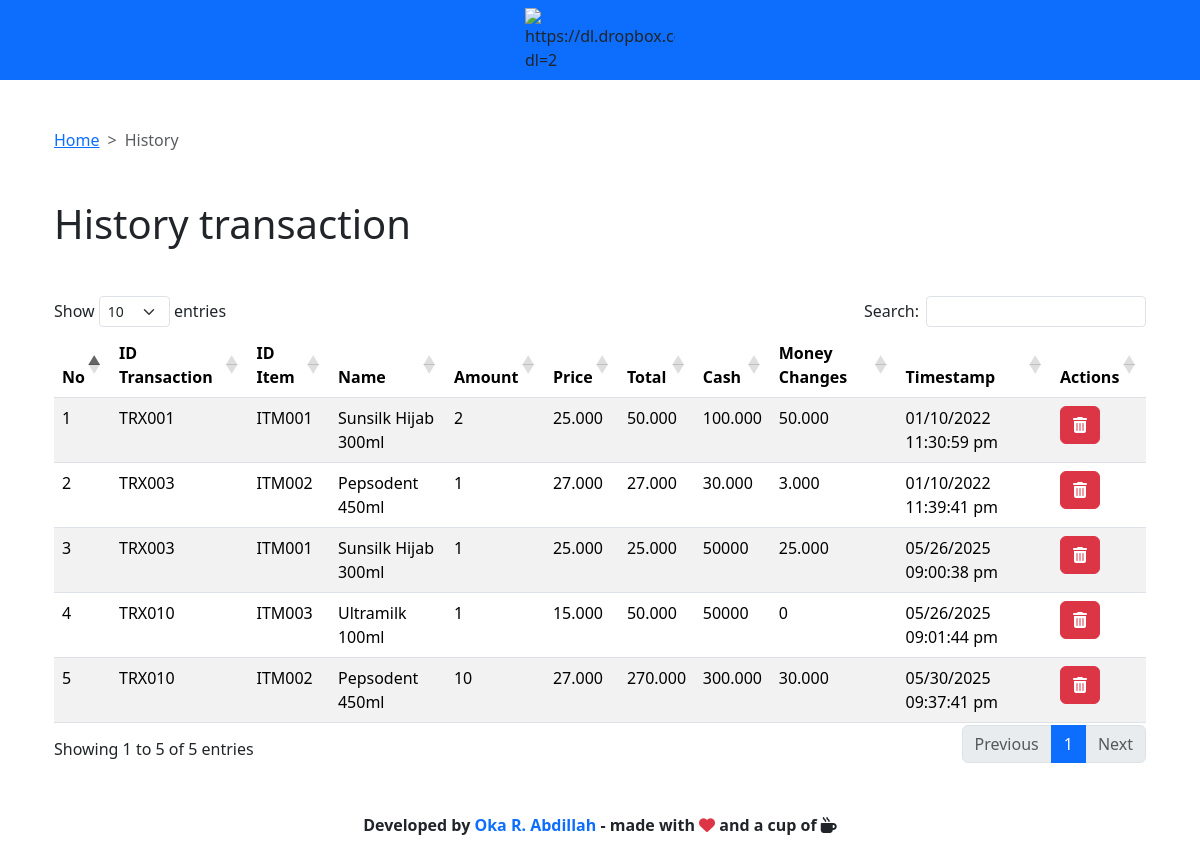
The app's page /pages/history/index.php (signed in) with its own data.
### tables this page shows
CREATE TABLE IF NOT EXISTS `transactions` (
  `transaction_id` int NOT NULL AUTO_INCREMENT,
  `item_id` int NOT NULL,
  `transaction_id_txt` varchar(15) NOT NULL,
  `transaction_create_at` varchar(50) NOT NULL,
  `transaction_amount` varchar(30) NOT NULL,
  `transaction_total` varchar(50) NOT NULL,
  `transaction_cash` varchar(50) NOT NULL,
  `transaction_money_changes` varchar(50) NOT NULL,
  PRIMARY KEY (`transaction_id`),
  KEY `transactions_item_id_items_item_id` (`item_id`)
);

CREATE TABLE IF NOT EXISTS `items` (
  `item_id` int NOT NULL AUTO_INCREMENT,
  `item_id_txt` varchar(15) NOT NULL,
  `item_name` varchar(50) NOT NULL,
  `item_price` varchar(30) NOT NULL,
  `create_at` varchar(50) NOT NULL,
  `last_modified` varchar(50) DEFAULT NULL,
  PRIMARY KEY (`item_id`)
);

### src/server/getter/get_transactions.php (called while the page is built)
<?php
function get_transactions( $conn )
{
  $sql = "
    SELECT transactions.transaction_id_txt, transactions.transaction_id, transactions.transaction_amount, transactions.transaction_total, transactions.transaction_cash, transactions.transaction_money_changes, transactions.transaction_create_at, items.item_id_txt, items.item_name, items.item_price
    FROM transactions INNER JOIN items ON transactions.item_id = items.item_id
  ";
  $results = mysqli_query($conn, $sql);
  $rows = [];
    while ( $res = mysqli_fetch_assoc( $results ))
    {
        array_push( $rows, $res );
    }
    return $rows;
}

### pages/history/index.php (the view, shortened to what this page needs)
<?php
require("../../src/server/connection.php");
require("../../src/server/getter/get_transactions.php");
?>
<!doctype html>
<html lang="en">
  <head>
    <link rel="stylesheet" type="text/css" href="https://cdn.datatables.net/1.11.3/css/dataTables.bootstrap5.min.css">
    <link href="../../node_modules/bootstrap/dist/css/bootstrap.min.css" rel="stylesheet">
    <link rel="stylesheet" href="../../node_modules/@fortawesome/fontawesome-free/css/all.css">
  </head>
  <body>
    <section data-root="navbar"></section>
    <main class="container-md px-4 mt-5">
      <div class="mb-5" data-root="breadcumb"></div>
      <h1 class="mb-5">
        History transaction
      </h1>
      <table class="table table-striped" style="width: 100%" id="table_id">
        <thead>
          <tr>
            <th>No</th>
            <th>ID Transaction</th>
            <th>ID Item</th>
            <th>Name</th>
            <th>Amount</th>
            <th>Price</th>
            <th>Total</th>
            <th>Cash</th>
            <th>Money Changes</th>
            <th>Timestamp</th>
            <th>Actions</th>
          </tr>
        </thead>
        <tbody>
          <?php
          $no = 1;
          foreach ( get_transactions($conn) as $item )
          {
            $transactionIdTxt = $item["transaction_id_txt"];
            $transactionId = $item["transaction_id"];
            $transactionAmount = $item["transaction_amount"];
            $transactionTotal = $item["transaction_total"];
            $transactionCash = $item["transaction_cash"];
            $transactionMoneyChanges = $item["transaction_money_changes"];
            $transactionCreateAt = $item["transaction_create_at"];
            $itemIdTxt = $item["item_id_txt"];
            $itemName = $item["item_name"];
            $itemPrice = $item["item_price"];
            echo "
              <tr>
                <td>$no</td>
                <td>$transactionIdTxt</td>
                <td>$itemIdTxt</td>
                <td>$itemName</td>
                <td>$transactionAmount</td>
                <td>$itemPrice</td>
                <td>$transactionTotal</td>
                <td>$transactionCash</td>
                <td>$transactionMoneyChanges</td>
                <td>$transactionCreateAt</td>
                <td>
                  <a class=\"btn btn-danger\" href=\"../../src/server/setter/remove_transaction.php?key=$transactionId\">
                    <i class=\"fa fa-trash\"></i>
                  </a>
                </td>
              </tr>";
            $no++;
          }
          ?>
        </tbody>
      </table>
    </main>
    <section data-root="footer"></section>
  </body>
</html>

### records on screen
transactions: transaction_id_txt "TRX001", item.item_id_txt "ITM001", item.item_name "Sunsilk Hijab 300ml", transaction_amount "2", item.item_price "25.000", transaction_total "50.000", transaction_cash "100.000", transaction_money_changes "50.000", transaction_create_at "01/10/2022 11:30:59 pm"
transactions: transaction_id_txt "TRX003", item.item_id_txt "ITM002", item.item_name "Pepsodent 450ml", transaction_amount "1", item.item_price "27.000", transaction_total "27.000", transaction_cash "30.000", transaction_money_changes "3.000", transaction_create_at "01/10/2022 11:39:41 pm"
transactions: transaction_id_txt "TRX003", item.item_id_txt "ITM001", item.item_name "Sunsilk Hijab 300ml", transaction_amount "1", item.item_price "25.000", transaction_total "25.000", transaction_cash "50000", transaction_money_changes "25.000", transaction_create_at "05/26/2025 09:00:38 pm"
transactions: transaction_id_txt "TRX010", item.item_id_txt "ITM003", item.item_name "Ultramilk 100ml", transaction_amount "1", item.item_price "15.000", transaction_total "50.000", transaction_cash "50000", transaction_money_changes "0", transaction_create_at "05/26/2025 09:01:44 pm"
transactions: transaction_id_txt "TRX010", item.item_id_txt "ITM002", item.item_name "Pepsodent 450ml", transaction_amount "10", item.item_price "27.000", transaction_total "270.000", transaction_cash "300.000", transaction_money_changes "30.000", transaction_create_at "05/30/2025 09:37:41 pm"
